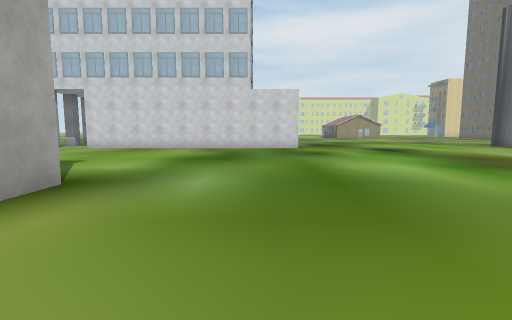
view 1 (above)

24 first-person views from a walk through a scene from a Unity 3-D project. The camera is 1.5 m above the floor, tilts 6° down and sees 85° across. The floor is counted in squares, 2 m on a side. Each view is taken from the middle of a square. On the plan, view 1 faces up. The plan holds only what a view shows up to about 10 squares ahead; the rest is blank. The place goes on beyond the plan. The player character is not drawn. Some surface patterns are stand-ins.

view 2
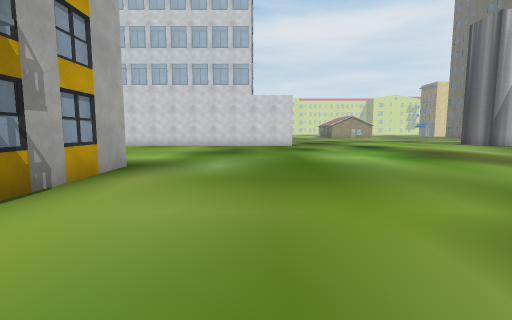

view 3
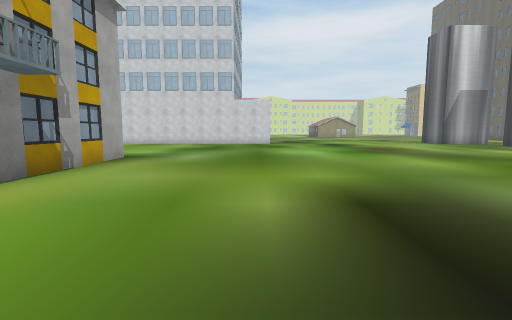

view 4
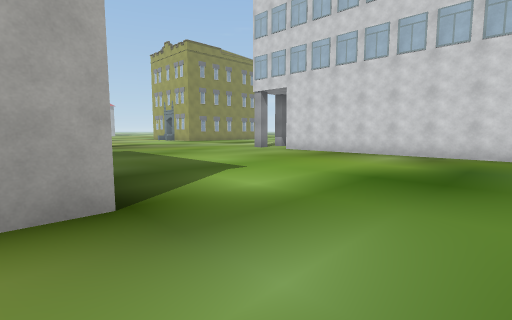

view 5
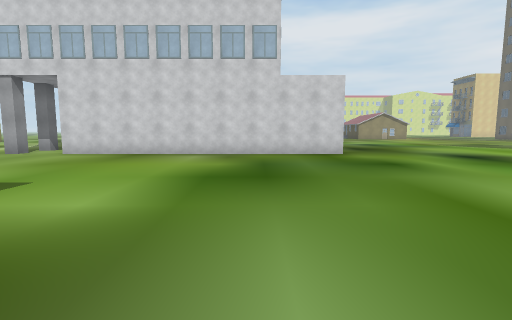

view 6
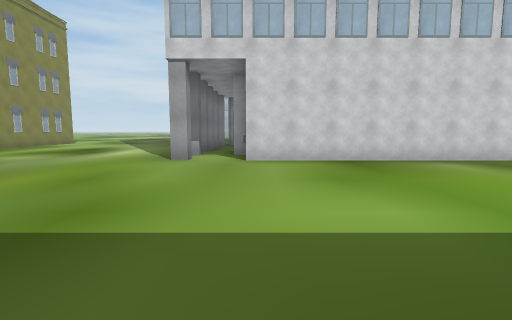

view 7
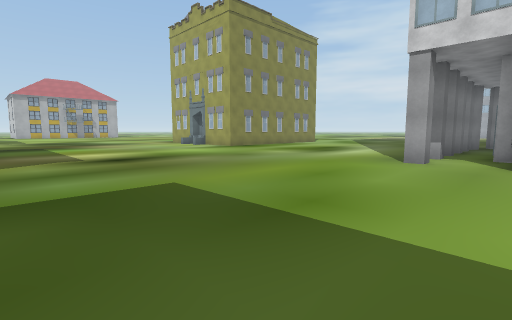

view 8
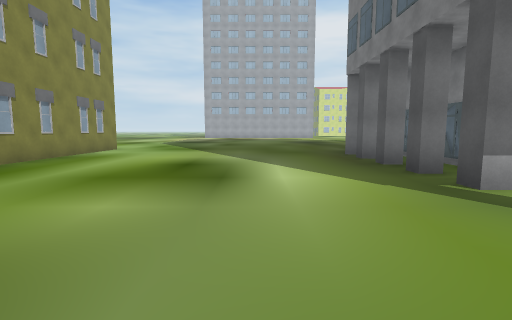

view 9
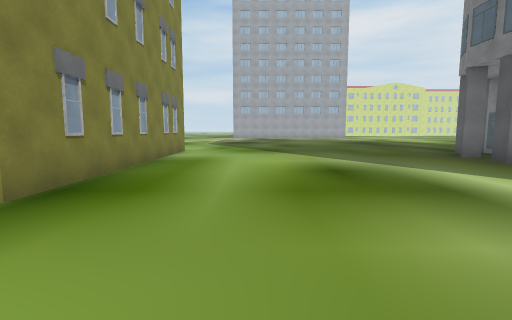

view 10
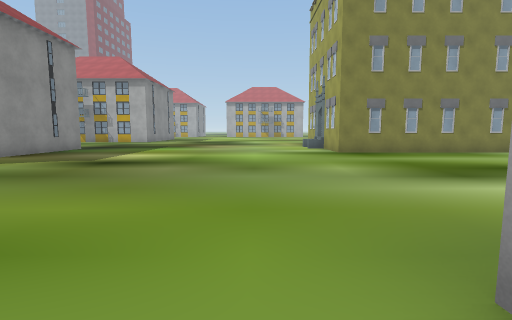

view 11
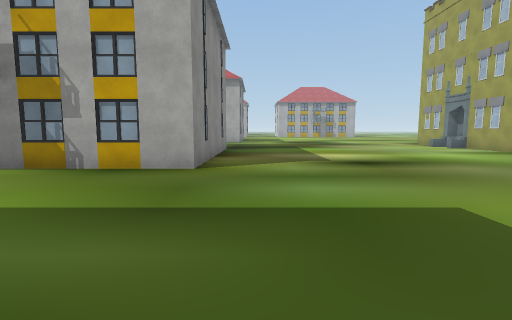

view 12
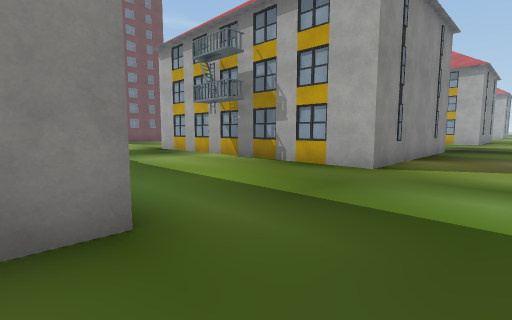

view 13
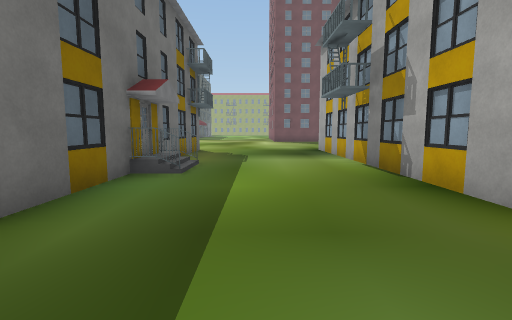

view 14
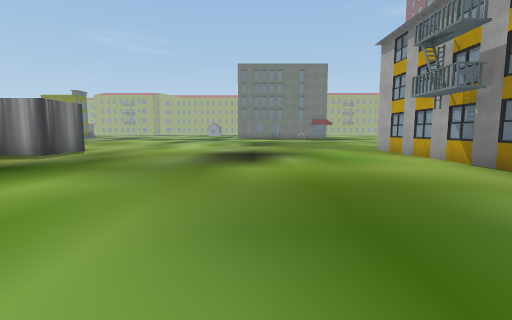

view 15
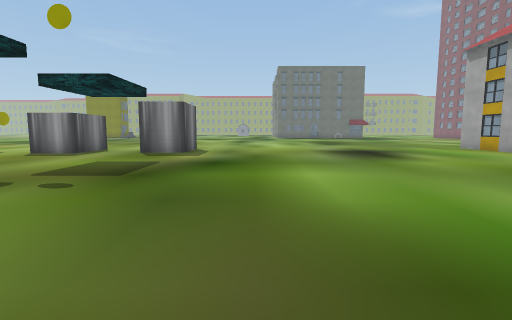

view 16
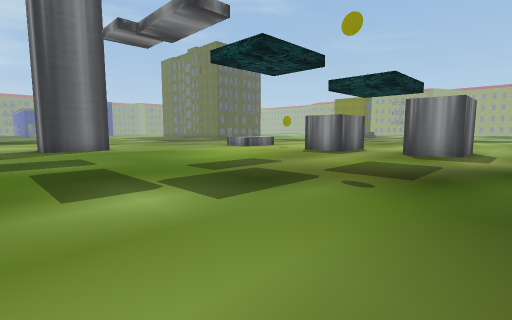

view 17
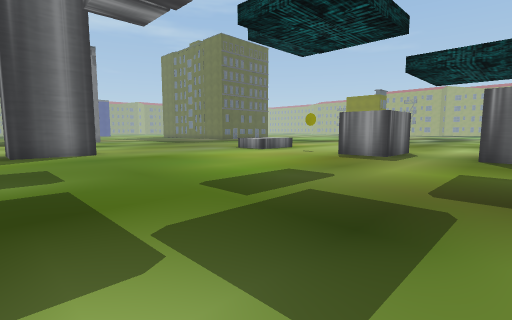

view 18
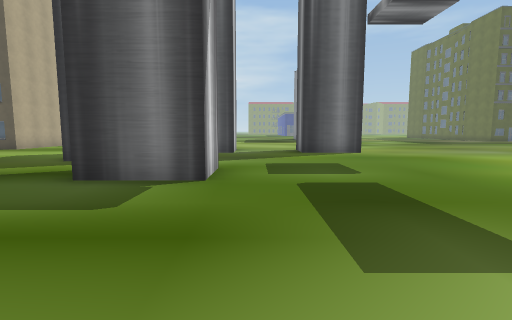

view 19
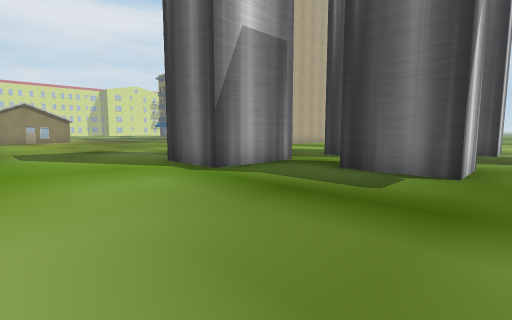

view 20
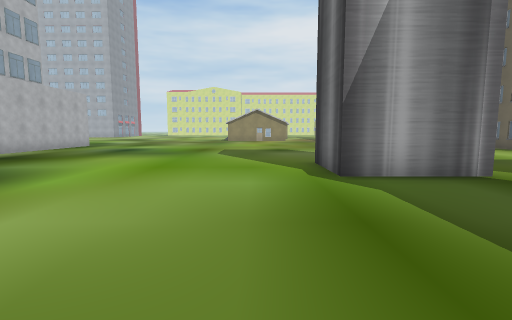

view 21
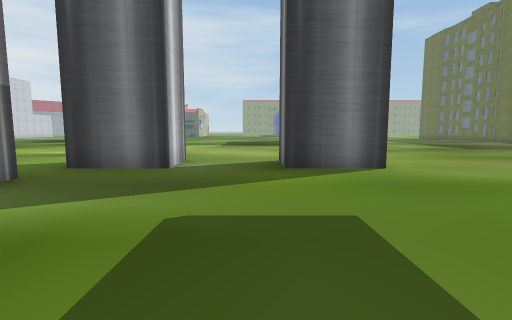

view 22
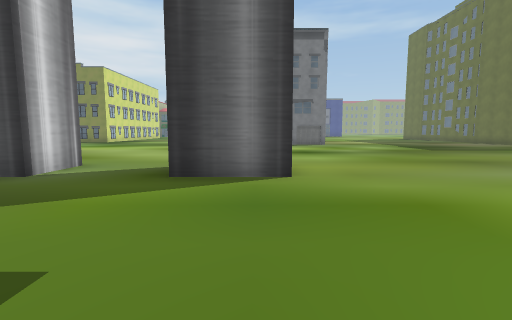

view 23
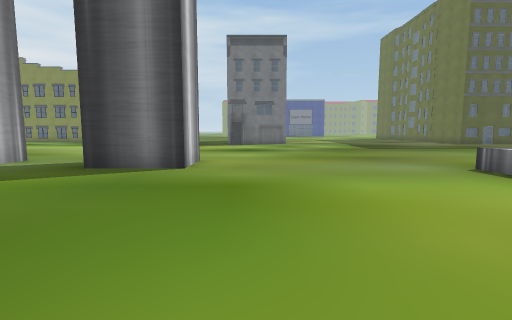

view 24
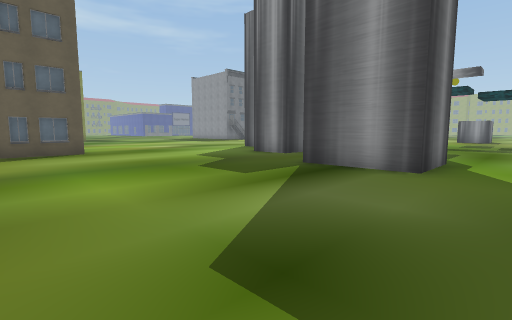

### Floor plan
Key: @ floor where view 1 was taken; # wall or solid block; . floor; ^ raised ledge; B building.
Columns run from 18 left of view 1 to 24 right of it. Each row starts with its distance up from view 1.
 21 #..........
 20 #.........BB
 19 #........B.B               ...........#
 18 #........B                 ...........#
 17 #..........         ..................B
 16 #........B.         ...................
 15 #........B.          ..................
 14 B........B.           ................  ..
 13 ...........B        ..........###....  ...
 12 .........B.BBBBBB###..........###...  ...
 11 ..................................## ...
 10 .................................  #..   ..
  9 ...............................#  ...#  ...
  8 ...............................##....##....
  7 ...........................................
  6 ..........................................
  5 .....................................##..
  4 B..B......#    #.....................##...
  3     #.....     #..........................
  2     #.....     #...........................
  1     #....#     #...........................
  0     #....B     #..@........................
 -1     #....      #...........................
 -2     #.....     #.................. ........
 -3     #.....     #...........##.##..  ^......
 -4     #.....     #...........# .#       .....

Where each view was taken, in squares from view 1:
view 1: 0 up, 0 right, facing up
view 2: 2 down, 0 right, facing up
view 3: 4 down, 1 right, facing up
view 4: 3 up, 0 right, facing up-left
view 5: 3 up, 1 left, facing up
view 6: 5 up, 7 left, facing up
view 7: 5 up, 7 left, facing up-left
view 8: 10 up, 12 left, facing up
view 9: 11 up, 15 left, facing up
view 10: 11 up, 8 left, facing left
view 11: 5 up, 8 left, facing left
view 12: 6 up, 8 left, facing down-left
view 13: 6 up, 11 left, facing down
view 14: 6 up, 2 right, facing down
view 15: 7 up, 6 right, facing down
view 16: 7 up, 7 right, facing down-right
view 17: 6 up, 9 right, facing down-right
view 18: 7 up, 9 right, facing right
view 19: 7 up, 8 right, facing up-right
view 20: 7 up, 10 right, facing up
view 21: 6 up, 13 right, facing right
view 22: 4 up, 14 right, facing right
view 23: 2 up, 13 right, facing right
view 24: 19 up, 10 right, facing down-right
